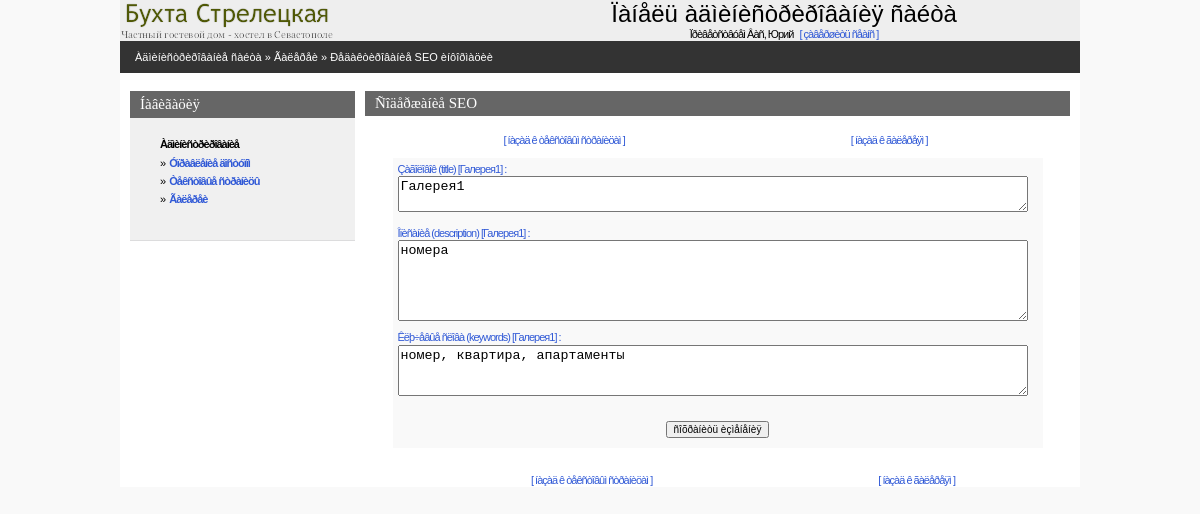
The page /admin/editseo.php?static_code=2&static_title=Галерея1&pagetype=gallery (signed in) on the database as committed earlier.
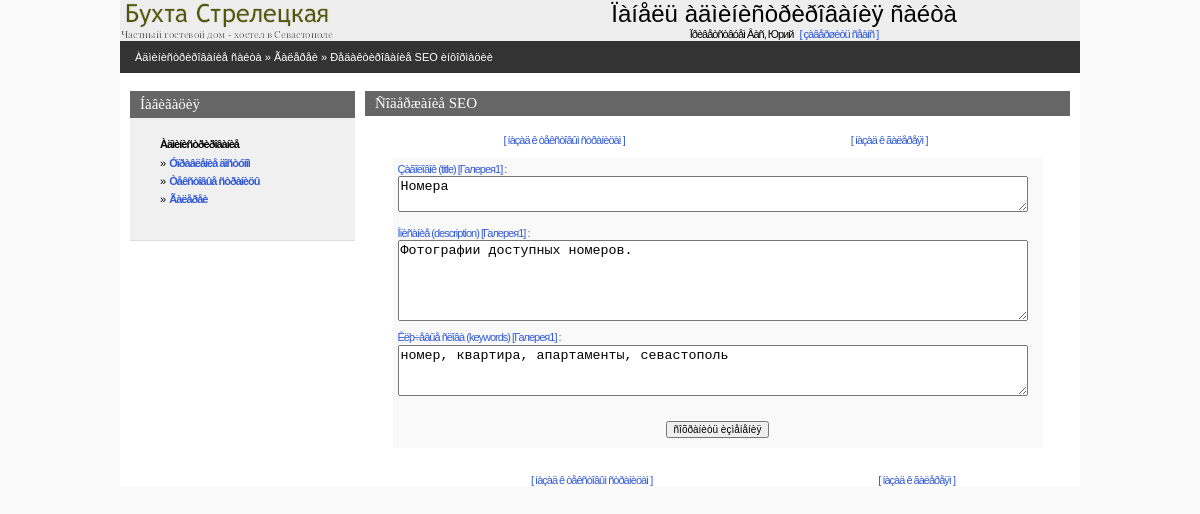
The same page on the database as committed later.
### tables this page shows
CREATE TABLE IF NOT EXISTS `hotel_static` (
  `static_code` int(11) NOT NULL AUTO_INCREMENT,
  `static_title` varchar(200) NOT NULL DEFAULT '',
  `static_abstract` text NOT NULL COMMENT 'Краткий текст страницы',
  `static_text` text NOT NULL COMMENT 'Полный текст страницы',
  `static_seo_title` text,
  `static_seo_desc` text,
  `static_seo_key` text,
  `static_type` varchar(11) NOT NULL DEFAULT 'page' COMMENT 'Определает тип страницы (обычная страница или галерея)',
  PRIMARY KEY (`static_code`)
);

### admin/inc/connect.php (called while the page is built, shortened)
<?php
    $PHP_SELF=$_SERVER['PHP_SELF'];
?>

### admin/inc/const.php (called while the page is built, shortened)
<?php
    $PREFFIX="hotel";
?>

### admin/editseo.php (the view, shortened to what this page needs)
<?php
    include("inc/settings.php");
    include ("inc/head.php");
?>
<BODY>
<center>
<div class=mainbody>
<? include("inc/top.php");?>
<table Border=0 CellSpacing=0 CellPadding=0 width=100%>
  <tr><td  class=pageline>
	<?
		if (strcmp($pagetype, "page") == 0)
		{
			echo "<div class=wmiddletext><a href='main.php'>Àäìèíèñòðèðîâàíèå ñàéòà</a> &#187; <a href='statlist.php'>Òåêñòîâûå ñòðàíèöû</a> &#187; Ðåäàêòèðîâàíèå SEO èíôîðìàöèè</a></div>";
		}
		else
		{
			echo "<div class=wmiddletext><a href='main.php'>Àäìèíèñòðèðîâàíèå ñàéòà</a> &#187; <a href='albumlist.php'>Ãàëåðåè</a> &#187; Ðåäàêòèðîâàíèå SEO èíôîðìàöèè</a></div>";
		}
	?>
  </td>
   <td width=200 class=pageline> <div class=wmiddletext>
  </td>
  </tr>
</table>
<?php
  $mainquery="SELECT static_code, static_seo_title, static_seo_desc, static_seo_key, static_title
              FROM  {$PREFFIX}_static
              WHERE static_code=$static_code";
  $mainres=mysql_query($mainquery) or die(mysql_error());
  list($static_code,$static_seo_title, $static_seo_desc, $static_seo_key, $static_title)=mysql_fetch_array($mainres);
?>
<table Border=0 CellSpacing=0 CellPadding=0 class=mainbody>
 <tr valign=top>
  <td width=10></td>
  <? include("inc/leftmenu.php"); ?>
  <td width=10></td>
  <td>
<table class=grayhead Border=0 CellSpacing=0 CellPadding=0>
 <tr class=normaltext>
  <td ><div ><h4> Ñîäåðæàíèå SEO </h4></div></td>
 </tr>
</table>
<br>
<table Border=0 CellSpacing=0 CellPadding=0 width=650>
     <tr><td class=lmenutext align=center><a href="statlist.php">[ íàçàä ê òåêñòîâûì ñòðàíèöàì ]</a> <br>
	 <td class=lmenutext align=center><a href="albumlist.php">[ íàçàä ê ãàëåðåÿì ]</a>
</table>
<center>
     <form name=data action=<?=$PHP_SELF;?> method=POST>
<table Border=0 CellSpacing=0 CellPadding=0 width=650>
 <tr><td height=10></td></tr>
 <tr>
  <td bgcolor=#f9f9f9 style='padding:5px'>
  <table Border=0 CellSpacing=0 CellPadding=0>
   <tr><td class=lmenutext colspan=5><a>Çàãîëîâîê (title) [<?=$static_title;?>] :</a><br>
       <textarea name='static_seo_title' style="width:630px;" rows=2><?=$static_seo_title;?></textarea><p>
     </td></tr>
     <tr><td height=5></td></tr>
     <tr><td class=lmenutext colspan=5><a>Îïèñàíèå  (description) [<?=$static_title;?>] :</a><br>
       <textarea name='static_seo_desc' style="width:630px;" rows=5><?=$static_seo_desc;?></textarea><p>
     </td></tr>
     <tr><td class=lmenutext colspan=5><a>Êëþ÷åâûå ñëîâà (keywords) [<?=$static_title;?>] :</a><br>
       <textarea name='static_seo_key' style="width:630px;" rows=3><?=$static_seo_key;?></textarea><p>
     </td></tr>
  </table>
  </td>
 </tr>
 <tr><td height=10 bgcolor=#f9f9f9 height=0></td></tr>
 <tr><td bgcolor=#f9f9f9 ><center><input type=submit class=smalltext value='ñîõðàíèòü èçìåíåíèÿ' )></td></tr>
 <tr><td height=10 bgcolor=#f9f9f9 height=0></td></tr>
 <tr><td height=10 height=0></td></tr>
</table>
 </form>
<table Border=0 CellSpacing=0 CellPadding=0 width=650>
    <td class=lmenutext align=center><a href="statlist.php">[ íàçàä ê òåêñòîâûì ñòðàíèöàì ]</a> <br>
	<td class=lmenutext align=center><a href="albumlist.php">[ íàçàä ê ãàëåðåÿì ]</a>
</table>
</center>
  </td>
    <td width=10></td>
</tr>
</table>
</div>
</center>
</BODY>
</HTML>

Rows that differ between the two databases and show on the page:
changed hotel_static "Галерея1": static_seo_title "Галерея1" → "Номера"; static_seo_desc "номера" → "Фотографии доступных номеров."; static_seo_key "номер, квартира, апартаменты" → "номер, квартира, апартаменты, севастополь"
